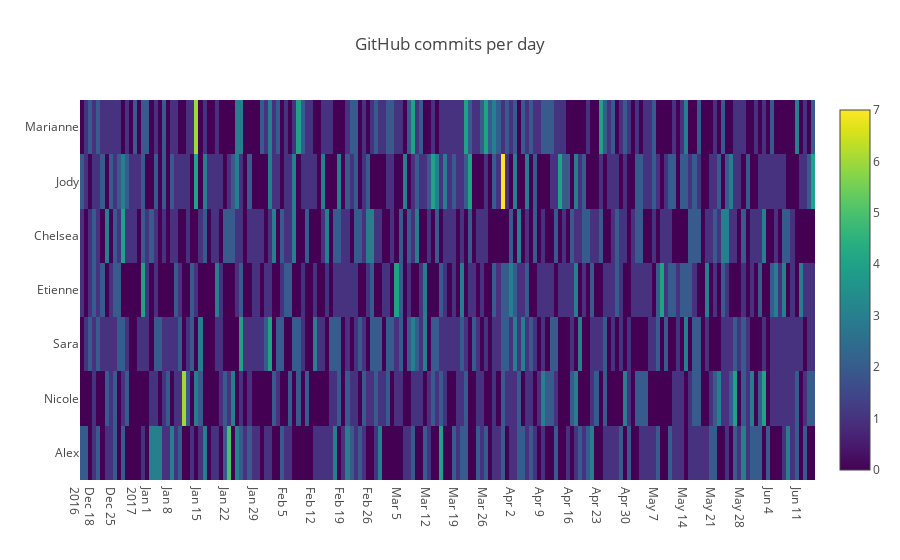

Source (notebook cell):
### Code cell
fig = go.Figure(data=data, layout=layout)
iplot(fig)

### Figure 1 — Plotly figure (JSON) as saved in the notebook; plotly's stock layout.template omitted (floating-point values rounded to 4 significant figures; data arrays with more than 128 entries replaced by an {"elided": "..."} marker saying what was removed)
{"data": [{"colorscale": "Viridis", "type": "heatmap", "x": {"elided": "180 str values"}, "y": ["Alex", "Nicole", "Sara", "Etienne", "Chelsea", "Jody", "Marianne"], "z": {"elided": "7x180 int values"}}], "layout": {"title": "GitHub commits per day", "xaxis": {"nticks": 36, "ticks": ""}, "yaxis": {"ticks": ""}}}
